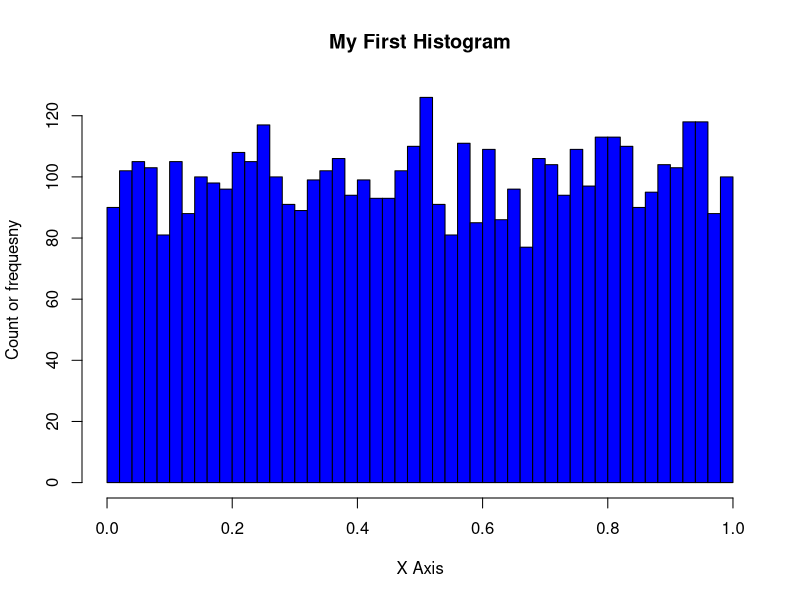
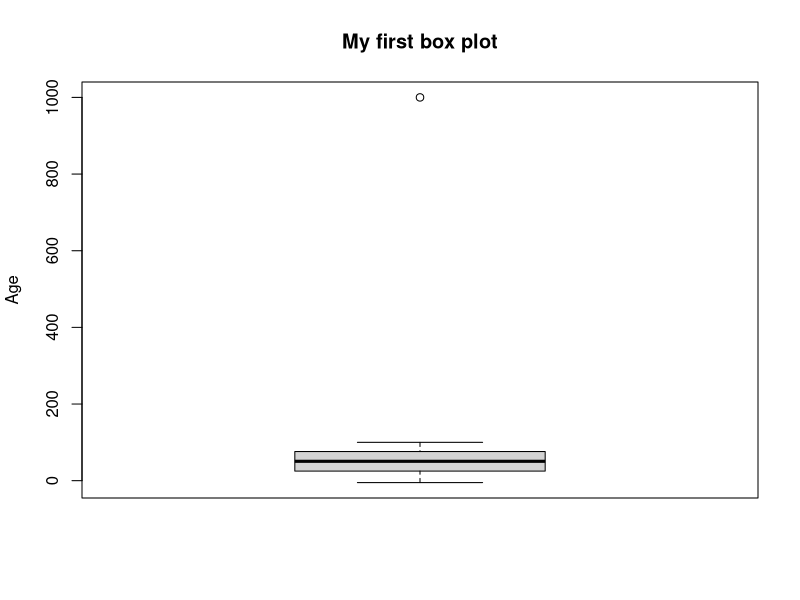

These charts were generated, in order, by the following R code:
random_num=runif(5000)
hist(random_num,breaks=40,col="blue",
     xlab = "X Axis",ylab = "Count or frequesny",main = "My First Histogram")

#matrix is similar to vector but 2 dimesion
x=matrix(1:10,nrow = 5,byrow = T)#by default byrow=F
print(x)

x2=matrix(1:10,nrow=5,ncol = 4) 
print(x2)

#Multiply 2 with Each Element in List same applicable to matrix also for any arithmatic operation
x=c(23,25,36)
x*2

#indexing in 2D
x2[2,1] # 2nd row and 1st col
#to get all rows in 1st col
x2[,1]
class(x2)
class(x2[,1])
#if you want all columns in 3rd row
x2[3,]
colnames(x2)=c("A","B","C","D")
print(x2)
rownames(x2)=c('P','Q','R','S','Y')
print(x2)
x2[2,3]
x2["S",]
x2[,"A"]
#subset vectors
x=c(3,2,6,4,11,12,0)
x[(x<3) | (x>10)] # & and --->  | or
x[x!=3]

#data frames== sql table=excel spreadsheet
#each column is a vector
#Age, EmpID, Name, Income, 

#boxplots
x1=c(1:100)
x2=c(-5,1000)
x=c(x1,x2)
boxplot(x,main="My first box plot",ylab="Age")
x_new=x[x<200]
Q2=quantile(x,0.5)
Q1=quantile(x,0.25)
Q3=quantile(x,0.75)
IQR=Q3-Q1
#outliers
upperlimit= IQR*1.5+Q3
lowerlimit= Q1-IQR*1.5
x_new=x[(x>lowerlimit) & (x<upperlimit)]
x_new
#standard deviation
x
age=c(5,10,15,32,20)
sd(age)
